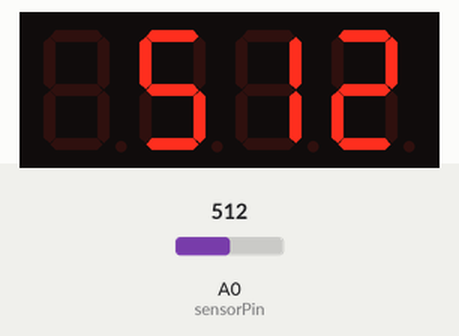
Simulated run of this sketch. Board: Arduino Uno, built with avr-gcc and run on an emulated ATmega328P. Parts: 4-digit seven-segment display. The inputs (shaded band) are chosen by the test bench; at power-on: A0 (sensorPin) = 512.

Above: at 1.3 s.
1.4 s: A0 (sensorPin) set to 716
At 2.3 s:
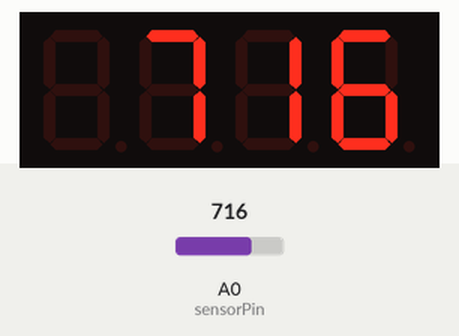
3.0 s: A0 (sensorPin) set to 900
At 3.4 s:
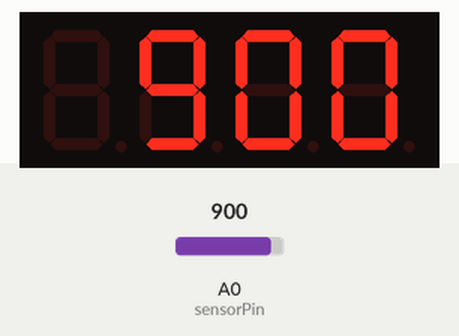
4.6 s: A0 (sensorPin) set to 1023
At 5.7 s:
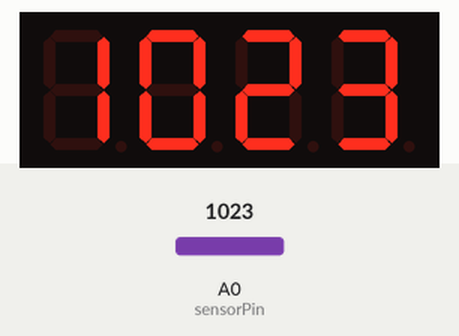
Timing chart, 0 to 7.6 s (numbered marks = the images above; inputs shaded):
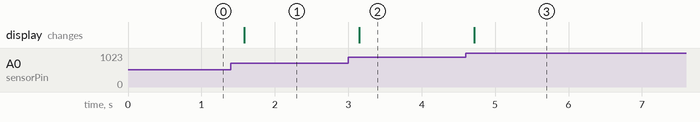

The sketch:

sketch_Analoge_eing_nge.ino
```cpp
#include <TM1637Display.h>
// Analogen Eingang mit Variabler festlegen
const int sensorPin = A0;
int SensorWert = 0; //Siebensegmentanzeige festlegen
TM1637Display siebensegment(2, 3);

void setup() {
  siebensegment.setBrightness(5);
}

void loop() {
  SensorWert = analogRead(sensorPin);
  siebensegment.showNumberDec(SensorWert);
  delay(500);
}
```

Measured:
- after the input at 1.4 s, the display: changes after 0.19 s (image 1)
- after the input at 3.0 s, the display: changes after 0.15 s (image 2)
- after the input at 4.6 s, the display: changes after 0.11 s (image 3)
